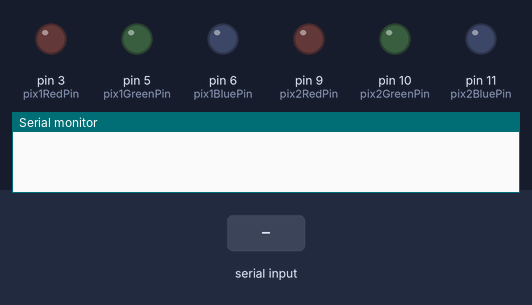
Bench run of a sketch on a simulated Arduino Uno, built with avr-gcc and run on an emulated ATmega328P. Parts: output pins drawn as LEDs (lit = HIGH), the last lines printed to the serial monitor. The inputs (shaded band) are chosen by the test bench.

Above: at 1.2 s.
1.3 s: "90,45,200\n" received over Serial
At 2.5 s:
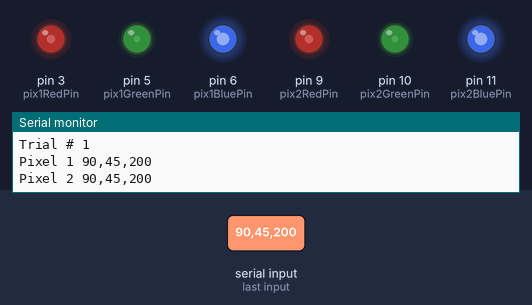
2.8 s: "90,45\n" received over Serial
At 3.7 s:
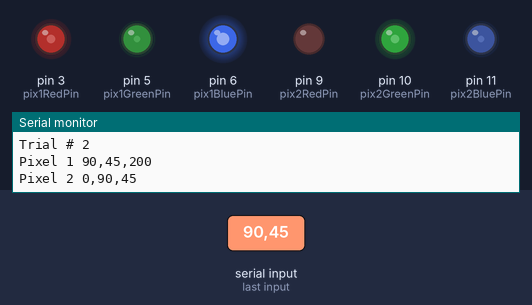
4.3 s: "30,150,10\n" received over Serial
At 5.0 s:
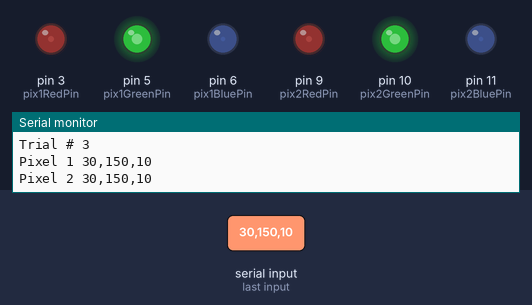
5.8 s: "30,150\n" received over Serial
At 7.0 s:
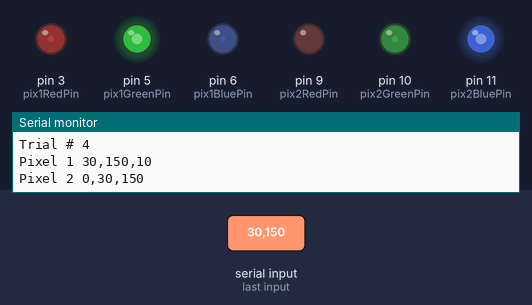
7.3 s: "90,45,200,10,150,30\n" received over Serial
At 7.6 s:
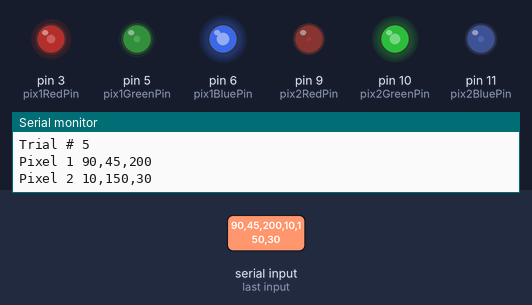
8.8 s: "30,150,10,200,45,90\n" received over Serial
At 10.0 s:
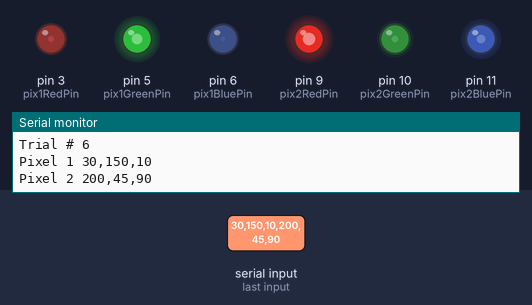
Timing chart, 0 to 11.3 s (numbered marks = the images above; inputs shaded):
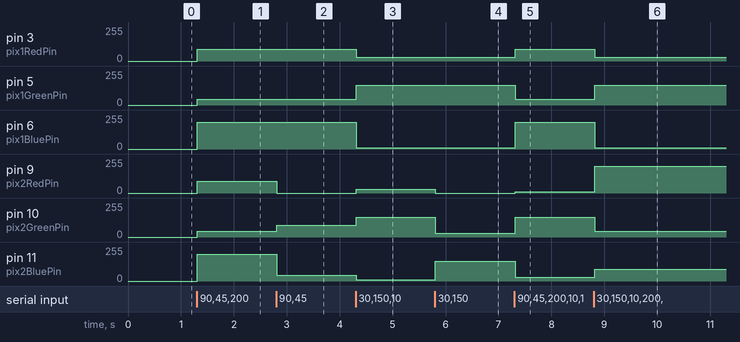

Measured:
- after the input at 1.3 s, pin 3 (pix1RedPin), pin 9 (pix2RedPin): 0/255 → 90/255 at once; pin 5 (pix1GreenPin), pin 10 (pix2GreenPin): 0/255 → 45/255 at once; pin 6 (pix1BluePin), pin 11 (pix2BluePin): 0/255 → 200/255 at once
- after the input at 2.8 s, pin 9 (pix2RedPin): 90/255 → 0/255 at once; pin 10 (pix2GreenPin): 45/255 → 90/255 at once; pin 11 (pix2BluePin): 200/255 → 45/255 at once
- after the input at 4.3 s, pin 3 (pix1RedPin): 90/255 → 30/255 at once; pin 5 (pix1GreenPin): 45/255 → 150/255 at once; pin 6 (pix1BluePin): 200/255 → 10/255 at once; pin 9 (pix2RedPin): 0/255 → 30/255 at once; pin 10 (pix2GreenPin): 90/255 → 150/255 at once
- after the input at 5.8 s, pin 9 (pix2RedPin): 30/255 → 0/255 at once; pin 10 (pix2GreenPin): 150/255 → 30/255 at once; pin 11 (pix2BluePin): 10/255 → 150/255 at once
- after the input at 7.3 s, pin 3 (pix1RedPin): 30/255 → 90/255 at once; pin 5 (pix1GreenPin): 150/255 → 45/255 at once; pin 6 (pix1BluePin): 10/255 → 200/255 at once; pin 9 (pix2RedPin): 0/255 → 10/255 at once; pin 10 (pix2GreenPin): 30/255 → 150/255 at once
- after the input at 8.8 s, pin 3 (pix1RedPin): 90/255 → 30/255 at once; pin 5 (pix1GreenPin): 45/255 → 150/255 at once; pin 6 (pix1BluePin): 200/255 → 10/255 at once; pin 9 (pix2RedPin): 10/255 → 200/255 at once; pin 10 (pix2GreenPin): 150/255 → 45/255 at once

The sketch:

rgbLedBlinkerSerialRW.ino
```cpp
// pins for the LEDs in Pixel 1:
const int pix1RedPin = 3;
const int pix1GreenPin = 5;
const int pix1BluePin = 6;

// pins for the LEDs in Pixel 2:
const int pix2RedPin = 9;
const int pix2GreenPin = 10;
const int pix2BluePin = 11;

int refreshCounter = 0;

void setup() {
  // initialize serial:
  Serial.begin(9600);
  // make the pins outputs:
  pinMode(pix1RedPin, OUTPUT);
  pinMode(pix1GreenPin, OUTPUT);
  pinMode(pix1BluePin, OUTPUT);

  pinMode(pix2RedPin, OUTPUT);
  pinMode(pix2GreenPin, OUTPUT);
  pinMode(pix2BluePin, OUTPUT);

}

void loop() {
  // if there's any serial available, read it:
  while (Serial.available() > 0) {

    // look for the next valid integer in the incoming serial stream:
    int pix1Red = Serial.parseInt();
    // do it again:
    int pix1Green = Serial.parseInt();
    // do it again:
    int pix1Blue = Serial.parseInt();
    // Check to see if only one pixel value entered, then replicate
    if (Serial.read() == '\n') {
      refreshCounter = refreshCounter + 1;
      // constrain the values to 0 - 255
      // if you're using a common-cathode LED, just use "constrain(color, 0, 255);"
      pix1Red = constrain(pix1Red, 0, 255);
      pix1Green = constrain(pix1Green, 0, 255);
      pix1Blue = constrain(pix1Blue, 0, 255);

      // fade the red, green, and blue legs of the LED:
      analogWrite(pix1RedPin, pix1Red);
      analogWrite(pix1GreenPin, pix1Green);
      analogWrite(pix1BluePin, pix1Blue);

      analogWrite(pix2RedPin, pix1Red);
      analogWrite(pix2GreenPin, pix1Green);
      analogWrite(pix2BluePin, pix1Blue);

      // print the three numbers in one string as hexadecimal:
      Serial.print("Trial # ");
      Serial.println(refreshCounter, DEC);

      Serial.print("Pixel 1 ");
      Serial.print(pix1Red, DEC);
      Serial.print(",");
      Serial.print(pix1Green, DEC);
      Serial.print(",");
      Serial.println(pix1Blue, DEC);

      Serial.print("Pixel 2 ");
      Serial.print(pix1Red, DEC);
      Serial.print(",");
      Serial.print(pix1Green, DEC);
      Serial.print(",");
      Serial.println(pix1Blue, DEC);
    }
    // do it again:
    int pix2Red = Serial.parseInt();
    // do it again:
    int pix2Green = Serial.parseInt();
    // do it again:
    int pix2Blue = Serial.parseInt();

    // look for the newline. That's the end of your
    // sentence:
    if (Serial.read() == '\n') {
      refreshCounter = refreshCounter + 1;
      // constrain the values to 0 - 255
      // if you're using a common-cathode LED, just use "constrain(color, 0, 255);"
      pix1Red = constrain(pix1Red, 0, 255);
      pix1Green = constrain(pix1Green, 0, 255);
      pix1Blue = constrain(pix1Blue, 0, 255);

      pix2Red = constrain(pix2Red, 0, 255);
      pix2Green = constrain(pix2Green, 0, 255);
      pix2Blue = constrain(pix2Blue, 0, 255);

      // fade the red, green, and blue legs of the LED:
      analogWrite(pix1RedPin, pix1Red);
      analogWrite(pix1GreenPin, pix1Green);
      analogWrite(pix1BluePin, pix1Blue);

      analogWrite(pix2RedPin, pix2Red);
      analogWrite(pix2GreenPin, pix2Green);
      analogWrite(pix2BluePin, pix2Blue);

      // print the three numbers in one string as hexadecimal:
      Serial.print("Trial # ");
      Serial.println(refreshCounter, DEC);

      Serial.print("Pixel 1 ");
      Serial.print(pix1Red, DEC);
      Serial.print(",");
      Serial.print(pix1Green, DEC);
      Serial.print(",");
      Serial.println(pix1Blue, DEC);

      Serial.print("Pixel 2 ");
      Serial.print(pix2Red, DEC);
      Serial.print(",");
      Serial.print(pix2Green, DEC);
      Serial.print(",");
      Serial.println(pix2Blue, DEC);
    }
  }
}
```
